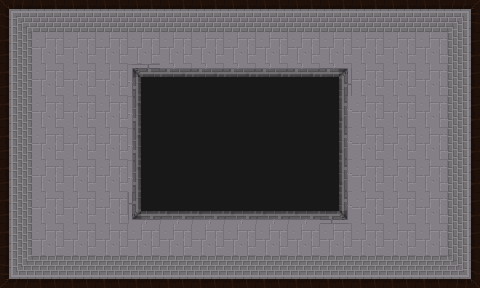

This game map was drawn from its Tiled (.tmx) file and the tilesets committed beside it. A one-line description and the full map source follow:
An orthogonal 15x9 tile map with 32x32 px tiles, 2 tile layers (ground, obstacles) and 13 objects.

<map version="1.5" tiledversion="1.5.0" orientation="orthogonal" renderorder="right-down" width="15" height="9" tilewidth="32" tileheight="32" infinite="0" nextlayerid="10" nextobjectid="66">
 <tileset firstgid="1" source="room2.tsx" />
 <layer id="1" name="ground" width="15" height="9">
  <data encoding="csv">
23,22,22,22,22,22,22,22,22,22,22,22,22,22,2684354583,
1610612758,19,19,19,19,19,19,19,19,19,19,19,19,19,2684354582,
1610612758,19,19,19,19,19,19,19,19,19,19,19,19,19,2684354582,
1610612758,19,19,19,19,19,19,19,19,19,19,19,19,19,2684354582,
1610612758,19,19,19,19,19,19,19,19,19,19,19,19,19,2684354582,
1610612758,19,19,19,19,19,19,19,19,19,19,19,19,19,2684354582,
1610612758,19,19,19,19,19,19,19,19,19,19,19,19,19,2684354582,
1610612758,19,19,19,19,19,19,19,19,19,19,19,19,19,2684354582,
1610612759,3221225494,3221225494,3221225494,3221225494,3221225494,3221225494,3221225494,3221225494,3221225494,3221225494,3221225494,3221225494,3221225494,3221225495
</data>
 </layer>
 <objectgroup id="5" name="doors-UP">
  <object id="36" x="224" y="0" width="32" height="32" />
 </objectgroup>
 <objectgroup id="6" name="doors-RIGHT">
  <object id="37" x="448" y="128" width="32" height="32" />
 </objectgroup>
 <objectgroup id="7" name="doors-LEFT">
  <object id="39" x="0" y="128" width="32" height="32" />
 </objectgroup>
 <objectgroup id="8" name="doors-DOWN">
  <object id="40" x="224" y="256" width="32" height="32" />
 </objectgroup>
 <layer id="3" name="obstacles" width="15" height="9">
  <data encoding="csv">
0,0,0,0,0,0,0,0,0,0,0,0,0,0,0,
0,0,0,0,0,0,0,0,0,0,0,0,0,0,0,
0,0,0,0,1610612761,26,26,26,26,26,25,0,0,0,0,
0,0,0,0,1610612762,24,24,24,24,24,2684354586,0,0,0,0,
0,0,0,0,1610612762,24,24,24,24,24,2684354586,0,0,0,0,
0,0,0,0,1610612762,24,24,24,24,24,2684354586,0,0,0,0,
0,0,0,0,3221225497,3221225498,3221225498,3221225498,3221225498,3221225498,2684354585,0,0,0,0,
0,0,0,0,0,0,0,0,0,0,0,0,0,0,0,
0,0,0,0,0,0,0,0,0,0,0,0,0,0,0
</data>
 </layer>
 <objectgroup id="4" name="border">
  <object id="3" x="0" y="0" width="224" height="32" />
  <object id="4" x="448" y="0" width="32" height="128" />
  <object id="24" x="256" y="0" width="224" height="32" />
  <object id="25" x="448" y="160" width="32" height="128" />
  <object id="26" x="0" y="256" width="224" height="32" />
  <object id="27" x="256" y="256" width="224" height="32" />
  <object id="28" x="0" y="0" width="32" height="128" />
  <object id="29" x="0" y="160" width="32" height="128" />
  <object id="65" x="132.545" y="67.8182" width="214.909" height="151.455" />
 </objectgroup>
 <objectgroup id="9" name="fire" />
</map>
